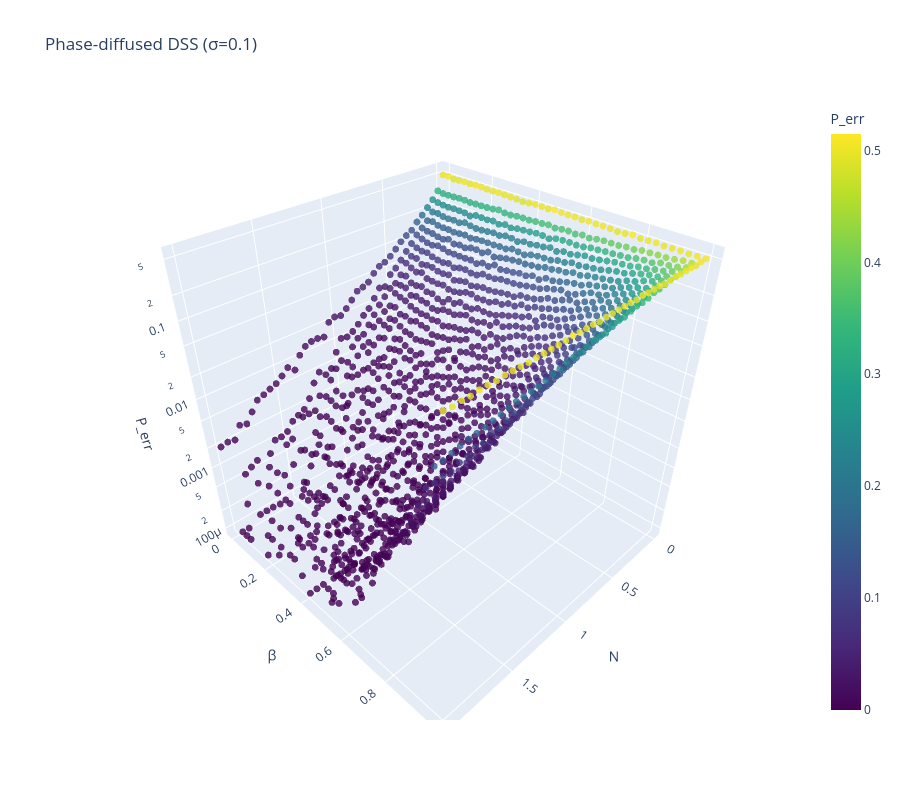

Notebook code cell kept with this figure:
### Code cell
# Flatten grid for scatter points
N_grid, beta_grid = np.meshgrid(N_dss, beta_dss, indexing="ij")

fig = go.Figure()

fig.add_trace(
    go.Scatter3d(x=N_grid.ravel(), 
                y=beta_grid.ravel(), 
                z=p_err_dss.ravel(), 
                mode="markers", 
                marker=dict(size=4,color=p_err_dss.ravel(),
                colorscale="Viridis", colorbar=dict(title=r"P_err"), opacity=0.8), name="Simulation"
                ))

fig.update_layout(
    title=rf"Phase-diffused DSS (σ={sigma_dss})", 
    scene=dict(xaxis_title="N", yaxis_title=r"β", 
               zaxis=dict(title="P_err", type='log'),
               aspectmode="cube"), 
               width=900, height=800)

fig.show()

### Figure 1 — Plotly figure (JSON) as saved in the notebook; plotly's stock layout.template omitted (floating-point values rounded to 4 significant figures; data arrays with more than 128 entries replaced by an {"elided": "..."} marker saying what was removed)
{"data": [{"marker": {"color": {"elided": "1600 float values"}, "colorbar": {"title": {"text": "P_err"}}, "colorscale": [[0, "#440154"], [0.1111, "#482878"], [0.2222, "#3e4989"], [0.3333, "#31688e"], [0.4444, "#26828e"], [0.5556, "#1f9e89"], [0.6667, "#35b779"], [0.7778, "#6ece58"], [0.8889, "#b5de2b"], [1, "#fde725"]], "opacity": 0.8, "size": 4}, "mode": "markers", "name": "Simulation", "type": "scatter3d", "x": {"elided": "1600 float values"}, "y": {"elided": "1600 float values"}, "z": {"elided": "1600 float values"}}], "layout": {"height": 800, "scene": {"aspectmode": "cube", "xaxis": {"title": {"text": "N"}}, "yaxis": {"title": {"text": "β"}}, "zaxis": {"title": {"text": "P_err"}, "type": "log"}}, "title": {"text": "Phase-diffused DSS (σ=0.1)"}, "width": 900}}
